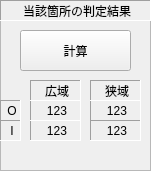
  <widget class="QFrame" name="frame_5">
   <property name="geometry">
    <rect>
     <x>330</x>
     <y>650</y>
     <width>151</width>
     <height>171</height>
    </rect>
   </property>
   <property name="frameShape">
    <enum>QFrame::Shape::StyledPanel</enum>
   </property>
   <property name="frameShadow">
    <enum>QFrame::Shadow::Sunken</enum>
   </property>
   <widget class="QLabel" name="label_31">
    <property name="geometry">
     <rect>
      <x>0</x>
      <y>0</y>
      <width>151</width>
      <height>21</height>
     </rect>
    </property>
    <property name="frameShape">
     <enum>QFrame::Shape::Panel</enum>
    </property>
    <property name="frameShadow">
     <enum>QFrame::Shadow::Sunken</enum>
    </property>
    <property name="text">
     <string>当該箇所の判定結果</string>
    </property>
    <property name="alignment">
     <set>Qt::AlignmentFlag::AlignCenter|Qt::AlignmentFlag::AlignHCenter|Qt::AlignmentFlag::AlignLeading|Qt::AlignmentFlag::AlignLeft|Qt::AlignmentFlag::AlignVCenter</set>
    </property>
   </widget>
   <widget class="QLabel" name="labelResultOutsideN">
    <property name="geometry">
     <rect>
      <x>90</x>
      <y>100</y>
      <width>51</width>
      <height>21</height>
     </rect>
    </property>
    <property name="frameShape">
     <enum>QFrame::Shape::Panel</enum>
    </property>
    <property name="frameShadow">
     <enum>QFrame::Shadow::Sunken</enum>
    </property>
    <property name="text">
     <string>123</string>
    </property>
    <property name="alignment">
     <set>Qt::AlignmentFlag::AlignCenter|Qt::AlignmentFlag::AlignHCenter|Qt::AlignmentFlag::AlignLeading|Qt::AlignmentFlag::AlignLeft|Qt::AlignmentFlag::AlignVCenter</set>
    </property>
   </widget>
   <widget class="QLabel" name="labelResultInsideB">
    <property name="geometry">
     <rect>
      <x>30</x>
      <y>120</y>
      <width>51</width>
      <height>21</height>
     </rect>
    </property>
    <property name="frameShape">
     <enum>QFrame::Shape::Panel</enum>
    </property>
    <property name="frameShadow">
     <enum>QFrame::Shadow::Sunken</enum>
    </property>
    <property name="text">
     <string>123</string>
    </property>
    <property name="alignment">
     <set>Qt::AlignmentFlag::AlignCenter|Qt::AlignmentFlag::AlignHCenter|Qt::AlignmentFlag::AlignLeading|Qt::AlignmentFlag::AlignLeft|Qt::AlignmentFlag::AlignVCenter</set>
    </property>
   </widget>
   <widget class="QPushButton" name="ButtonCalc">
    <property name="geometry">
     <rect>
      <x>20</x>
      <y>30</y>
      <width>111</width>
      <height>41</height>
     </rect>
    </property>
    <property name="text">
     <string>計算</string>
    </property>
   </widget>
   <widget class="QLabel" name="labelResultOutsideB">
    <property name="geometry">
     <rect>
      <x>30</x>
      <y>100</y>
      <width>51</width>
      <height>21</height>
     </rect>
    </property>
    <property name="frameShape">
     <enum>QFrame::Shape::Panel</enum>
    </property>
    <property name="frameShadow">
     <enum>QFrame::Shadow::Sunken</enum>
    </property>
    <property name="text">
     <string>123</string>
    </property>
    <property name="alignment">
     <set>Qt::AlignmentFlag::AlignCenter|Qt::AlignmentFlag::AlignHCenter|Qt::AlignmentFlag::AlignLeading|Qt::AlignmentFlag::AlignLeft|Qt::AlignmentFlag::AlignVCenter</set>
    </property>
   </widget>
   <widget class="QLabel" name="labelResultInsideN">
    <property name="geometry">
     <rect>
      <x>90</x>
      <y>120</y>
      <width>51</width>
      <height>21</height>
     </rect>
    </property>
    <property name="frameShape">
     <enum>QFrame::Shape::Panel</enum>
    </property>
    <property name="frameShadow">
     <enum>QFrame::Shadow::Sunken</enum>
    </property>
    <property name="text">
     <string>123</string>
    </property>
    <property name="alignment">
     <set>Qt::AlignmentFlag::AlignCenter|Qt::AlignmentFlag::AlignHCenter|Qt::AlignmentFlag::AlignLeading|Qt::AlignmentFlag::AlignLeft|Qt::AlignmentFlag::AlignVCenter</set>
    </property>
   </widget>
   <widget class="QLabel" name="label_15">
    <property name="geometry">
     <rect>
      <x>30</x>
      <y>80</y>
      <width>51</width>
      <height>21</height>
     </rect>
    </property>
    <property name="frameShape">
     <enum>QFrame::Shape::Panel</enum>
    </property>
    <property name="frameShadow">
     <enum>QFrame::Shadow::Sunken</enum>
    </property>
    <property name="text">
     <string>広域</string>
    </property>
    <property name="alignment">
     <set>Qt::AlignmentFlag::AlignCenter|Qt::AlignmentFlag::AlignHCenter|Qt::AlignmentFlag::AlignLeading|Qt::AlignmentFlag::AlignLeft|Qt::AlignmentFlag::AlignVCenter</set>
    </property>
   </widget>
   <widget class="QLabel" name="label_16">
    <property name="geometry">
     <rect>
      <x>90</x>
      <y>80</y>
      <width>51</width>
      <height>21</height>
     </rect>
    </property>
    <property name="frameShape">
     <enum>QFrame::Shape::Panel</enum>
    </property>
    <property name="frameShadow">
     <enum>QFrame::Shadow::Sunken</enum>
    </property>
    <property name="text">
     <string>狭域</string>
    </property>
    <property name="alignment">
     <set>Qt::AlignmentFlag::AlignCenter|Qt::AlignmentFlag::AlignHCenter|Qt::AlignmentFlag::AlignLeading|Qt::AlignmentFlag::AlignLeft|Qt::AlignmentFlag::AlignVCenter</set>
    </property>
   </widget>
   <widget class="QLabel" name="label_17">
    <property name="geometry">
     <rect>
      <x>0</x>
      <y>100</y>
      <width>21</width>
      <height>21</height>
     </rect>
    </property>
    <property name="frameShape">
     <enum>QFrame::Shape::Panel</enum>
    </property>
    <property name="frameShadow">
     <enum>QFrame::Shadow::Sunken</enum>
    </property>
    <property name="text">
     <string>O</string>
    </property>
    <property name="alignment">
     <set>Qt::AlignmentFlag::AlignCenter|Qt::AlignmentFlag::AlignHCenter|Qt::AlignmentFlag::AlignLeading|Qt::AlignmentFlag::AlignLeft|Qt::AlignmentFlag::AlignVCenter</set>
    </property>
   </widget>
   <widget class="QLabel" name="label_18">
    <property name="geometry">
     <rect>
      <x>0</x>
      <y>120</y>
      <width>21</width>
      <height>21</height>
     </rect>
    </property>
    <property name="frameShape">
     <enum>QFrame::Shape::Panel</enum>
    </property>
    <property name="frameShadow">
     <enum>QFrame::Shadow::Sunken</enum>
    </property>
    <property name="text">
     <string>I</string>
    </property>
    <property name="alignment">
     <set>Qt::AlignmentFlag::AlignCenter|Qt::AlignmentFlag::AlignHCenter|Qt::AlignmentFlag::AlignLeading|Qt::AlignmentFlag::AlignLeft|Qt::AlignmentFlag::AlignVCenter</set>
    </property>
   </widget>
  </widget>
